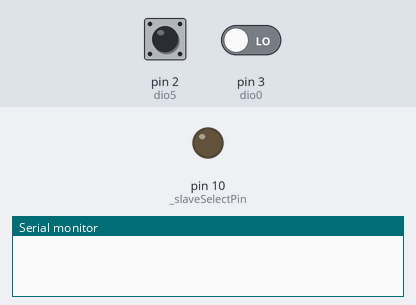
The sketch below on a simulated Arduino Uno, built with avr-gcc and run on an emulated ATmega328P. Shown: output pins drawn as LEDs (lit = HIGH), the last lines printed to the serial monitor. The inputs (shaded band) are chosen by the test bench; at power-on: pin 3 (dio0) LOW, pin 2 (dio5) HIGH. Pins used as bus, display or sensor lines are not drawn.

Above: at 0.1 s.
At 4.2 s:
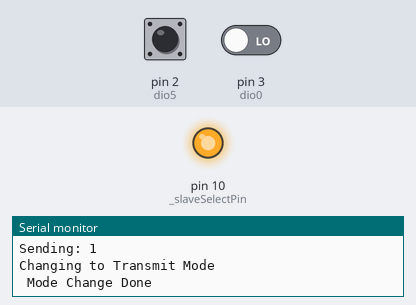
4.3 s: pin 3 (dio0) driven HIGH
5.8 s: pin 2 (dio5) driven LOW
8.8 s: pin 2 (dio5) pulsed HIGH 2 times (0.12 s each, 0.3 s apart)
12.4 s: pin 2 (dio5) driven HIGH
13.9 s: pin 2 (dio5) driven LOW and pin 3 (dio0) driven LOW
Timing chart, 0 to 16.9 s (numbered marks = the images above; inputs shaded):
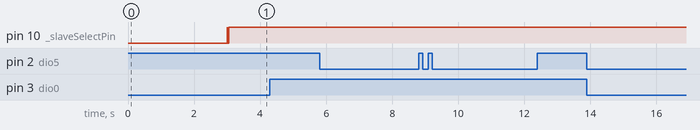

The sketch:

RFM92_TX.ino
```cpp
#include <SPI.h>

int led = 13;
int _slaveSelectPin = 10;
String content = "";
char character;
int dio0 = 3;
int dio5 = 2;
byte currentMode = 0x81;
byte msgBase = 1;
char payload[] = "123ABCDEFGHIJKLMNOPQRSTUVWXYZ";

#define REG_FIFO                    0x00
#define REG_FIFO_ADDR_PTR           0x0D
#define REG_FIFO_TX_BASE_AD         0x0E
#define REG_FIFO_RX_BASE_AD         0x0F
#define REG_RX_NB_BYTES             0x13
#define REG_OPMODE                  0x01
#define REG_FIFO_RX_CURRENT_ADDR    0x10
#define REG_IRQ_FLAGS               0x12
#define REG_DIO_MAPPING_1           0x40
#define REG_DIO_MAPPING_2           0x41
#define REG_MODEM_CONFIG            0x1D
#define REG_PAYLOAD_LENGTH          0x22
#define REG_IRQ_FLAGS_MASK          0x11
#define REG_HOP_PERIOD              0x24

// MODES
#define RF92_MODE_RX_CONTINUOS      0x85
#define RF92_MODE_TX                0x83
#define RF92_MODE_SLEEP             0x80
#define RF92_MODE_STANDBY           0x81

#define PAYLOAD_LENGTH              0x0A
#define IMPLICIT_MODE               0x0C

// POWER AMPLIFIER CONFIG
#define REG_PA_CONFIG               0x09
#define PA_MAX_BOOST                0x8F
#define PA_LOW_BOOST                0x81
#define PA_MED_BOOST                0x8A
#define PA_OFF_BOOST                0x00

// LOW NOISE AMPLIFIER
#define REG_LNA                     0x0C
#define LNA_MAX_GAIN                0x23  // 0010 0011
#define LNA_OFF_GAIN                0x00

void setup() {
  // initialize the pins
  pinMode( _slaveSelectPin, OUTPUT);
  pinMode(led, OUTPUT);
  pinMode(dio0, INPUT);
  pinMode(dio5, INPUT);
  Serial.begin(9600);
  SPI.begin();

  delay(3000); // Wait for me to open serial monitor

  // LoRa mode
  setLoRaMode();

  // Turn on implicit header mode and set payload length
  writeRegister(REG_MODEM_CONFIG,IMPLICIT_MODE);
  writeRegister(REG_PAYLOAD_LENGTH,PAYLOAD_LENGTH);

  // Change the DIO mapping to 01 so we can listen for TxDone on the interrupt
  writeRegister(REG_DIO_MAPPING_1,0x40);
  writeRegister(REG_DIO_MAPPING_2,0x00);

  // Go to standby mode
  setMode(RF92_MODE_STANDBY);

  Serial.println("Setup Complete");
}

// the loop routine runs over and over again forever:
void loop() {
  char tmp[] = {0,0,0,0,0,0,0,0,0,0};
  for(byte i = 0;i<msgBase;i++){
    tmp[i] = payload[i];
  }
  msgBase++;
  if(msgBase>10){
    msgBase = 1;
  }
  sendData(tmp);
  delay(3000);
}

/////////////////////////////////////
//    Method:   Send TO BUFFER
//////////////////////////////////////
void sendData(char buffer[])
{
  Serial.print("Sending: ");
  Serial.println(buffer);

  setMode(RF92_MODE_STANDBY);

  writeRegister(REG_FIFO_TX_BASE_AD, 0x00);  // Update the address ptr to the current tx base address
  writeRegister(REG_FIFO_ADDR_PTR, 0x00);

  select();
  // tell SPI which address you want to write to
  SPI.transfer(REG_FIFO | 0x80);
  // loop over the payload and put it on the buffer
  for (int i = 0; i < 10; i++){
    //Serial.println(buffer[i]);
    SPI.transfer(buffer[i]);
  }
  unselect();

  // go into transmit mode
  setMode(RF92_MODE_TX);

  // once TxDone has flipped, everything has been sent
  while(digitalRead(dio0) == 0){
    //Serial.print("y");
  }

  Serial.println(" done sending!\n");

  // clear the flags 0x08 is the TxDone flag
  writeRegister(REG_IRQ_FLAGS, 0x08);

  // blink the LED
  digitalWrite(led, HIGH);
  delay(100);
  digitalWrite(led, LOW);
}

/////////////////////////////////////
//    Method:   Read Register
//////////////////////////////////////

byte readRegister(byte addr)
{
  select();
  SPI.transfer(addr & 0x7F);
  byte regval = SPI.transfer(0);
  unselect();
  return regval;
}

/////////////////////////////////////
//    Method:   Write Register
//////////////////////////////////////

void writeRegister(byte addr, byte value)
{
  select();
  SPI.transfer(addr | 0x80); // OR address with 10000000 to indicate write enable;
  SPI.transfer(value);
  unselect();
}

/////////////////////////////////////
//    Method:   Select Transceiver
//////////////////////////////////////
void select()
{
  digitalWrite(_slaveSelectPin, LOW);
}

/////////////////////////////////////
//    Method:   UNSelect Transceiver
//////////////////////////////////////
void unselect()
{
  digitalWrite(_slaveSelectPin, HIGH);
}

/////////////////////////////////////
//    Method:   Read ALL Registers
//////////////////////////////////////
void readAllRegs( )
{
  byte regVal;

  for (byte regAddr = 1; regAddr <= 0x46; regAddr++)
  {
    select();
    SPI.transfer(regAddr & 0x7f);        // send address + r/w bit
    regVal = SPI.transfer(0);
    unselect();

    Serial.print(regAddr, HEX);
    Serial.print(" - ");
    Serial.print(regVal,HEX);
    Serial.print(" - ");
    Serial.println(regVal,BIN);
  }
}

/////////////////////////////////////
//    Method:   Change the mode
//////////////////////////////////////
void setMode(byte newMode)
{
  if(newMode == currentMode)
    return;

  switch (newMode)
  {
    case RF92_MODE_RX_CONTINUOS:
      Serial.println("Changing to Receive Continous Mode");
      writeRegister(REG_PA_CONFIG, PA_OFF_BOOST);  // TURN PA OFF FOR RECIEVE??
      writeRegister(REG_LNA, LNA_MAX_GAIN);  // MAX GAIN FOR RECIEVE
      writeRegister(REG_OPMODE, newMode);
      currentMode = newMode;
      break;
    case RF92_MODE_TX:
      Serial.println("Changing to Transmit Mode");
      writeRegister(REG_LNA, LNA_OFF_GAIN);  // TURN LNA OFF FOR TRANSMITT
      writeRegister(REG_PA_CONFIG, PA_MAX_BOOST);    // TURN PA TO MAX POWER
      writeRegister(REG_OPMODE, newMode);
      currentMode = newMode;

      break;
    case RF92_MODE_SLEEP:
      Serial.println("Changing to Sleep Mode");
      writeRegister(REG_OPMODE, newMode);
      currentMode = newMode;
      break;
    case RF92_MODE_STANDBY:
      Serial.println("Changing to Standby Mode");
      writeRegister(REG_OPMODE, newMode);
      currentMode = newMode;
      break;
    default: return;
  }

  if(newMode != RF92_MODE_SLEEP){
    while(digitalRead(dio5) == 0)
    {
      Serial.print("z");
    }
  }

  Serial.println(" Mode Change Done");
  return;
}

/////////////////////////////////////
//    Method:   Enable LoRa mode
//////////////////////////////////////
void setLoRaMode()
{
  Serial.println("Setting LoRa Mode");
  setMode(RF92_MODE_SLEEP);
  writeRegister(REG_OPMODE,0x80);

  Serial.println("LoRa Mode Set");
  return;
}
```
